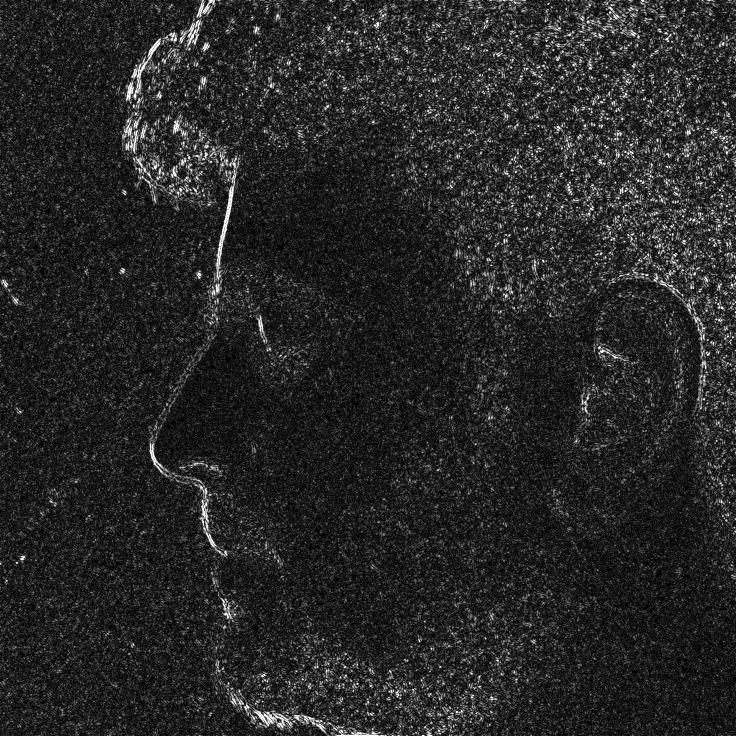
#> input picture temp_dataset/person1/person1_1.jpg, 1472 x 1472 px, found by its file name (shown at 1/2 size); its folder holds only this picture in this run
$ jupyter execute preprocessing.ipynb
#> lines starting #> are read from the running program, lines starting #| are printed output that depends on the picture
[cell 1]
import cv2
import os

folder_path = "..\Dataset\person1"

# Loop through all the images in the folder
for file_name in os.listdir(folder_path):
    # Load the image in grayscale
    img = cv2.imread(os.path.join(folder_path, file_name), cv2.IMREAD_GRAYSCALE)
#> img is the input picture: shape (1472, 1472); min 0, max 255, mean 39.1

    # Apply histogram equalization
    img = cv2.equalizeHist(img)
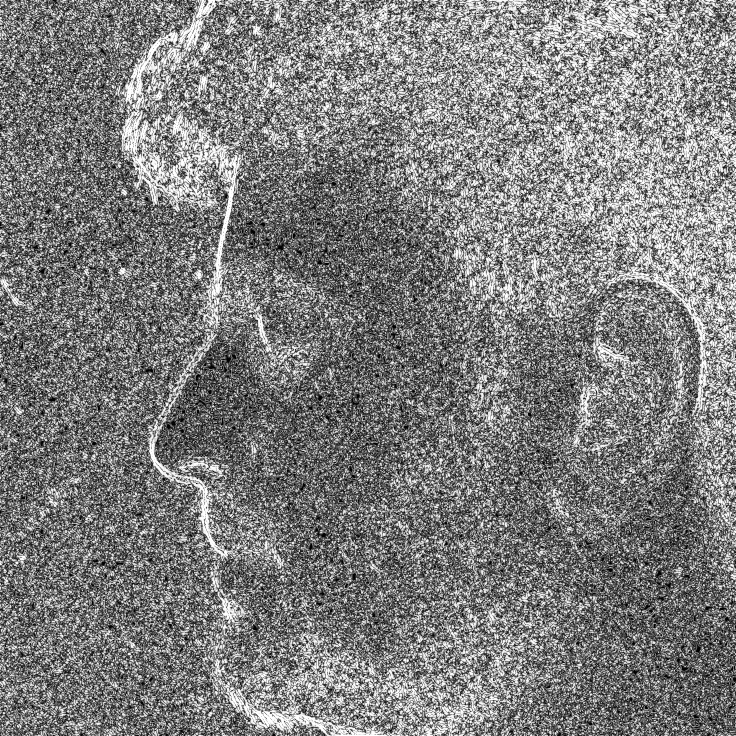
#> img: shape (1472, 1472) (shown at 1/2 size); min 0, max 255, mean 125.6

    # Apply Gaussian smoothing
    img = cv2.GaussianBlur(img, (5, 5), 0)

    # Apply rotation normalization
    # You can use a face detection algorithm to align the image based on the eyes or mouth
    # Alternatively, you can use a fixed angle for rotation normalization
    # Here's an example using a fixed angle of -45 degrees
    rows, cols = img.shape
#> rows = 1472; cols = 1472
    M = cv2.getRotationMatrix2D((cols/2, rows/2), -45, 1)
    img = cv2.warpAffine(img, M, (cols, rows))
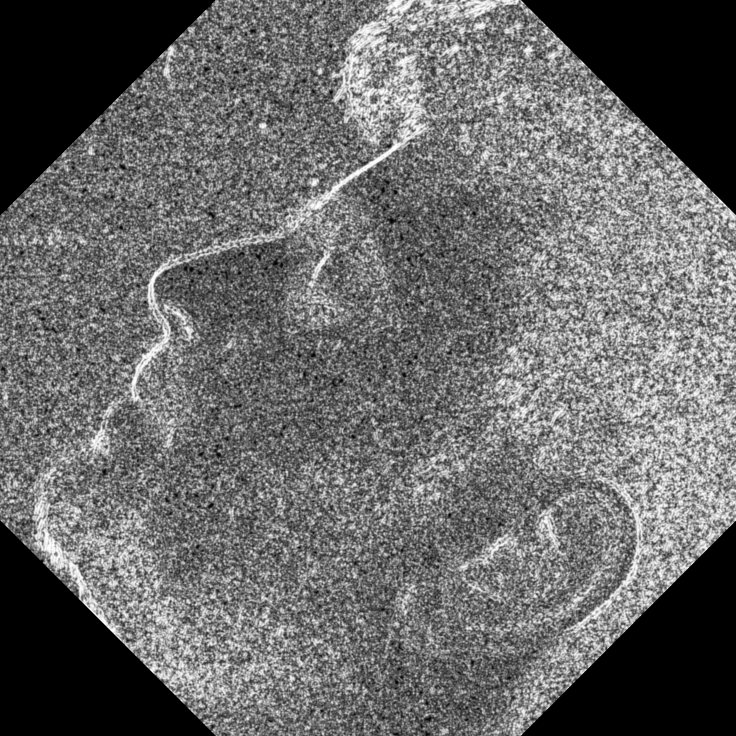
#> img: shape (1472, 1472) (shown at 1/2 size); min 0, max 255, mean 104.4

    # Apply scale normalization
    # Here's an example using a fixed size of 256x256 pixels
    img = cv2.resize(img, (256, 256))
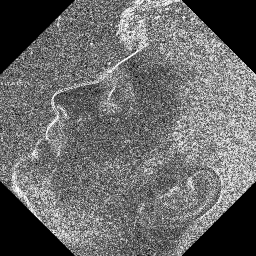
#> img: shape (256, 256); min 0, max 254, mean 104.3

    # Save the processed image with a new file name
    new_file_name = file_name.split(".")[0] + "_processed.jpg"
    cv2.imwrite(os.path.join(folder_path, new_file_name), img)
    cv2.imshow("Image", img)
    cv2.waitKey(0)
    cv2.destroyAllWindows()

$ run again, on temp_dataset/person1/person1_13.jpg
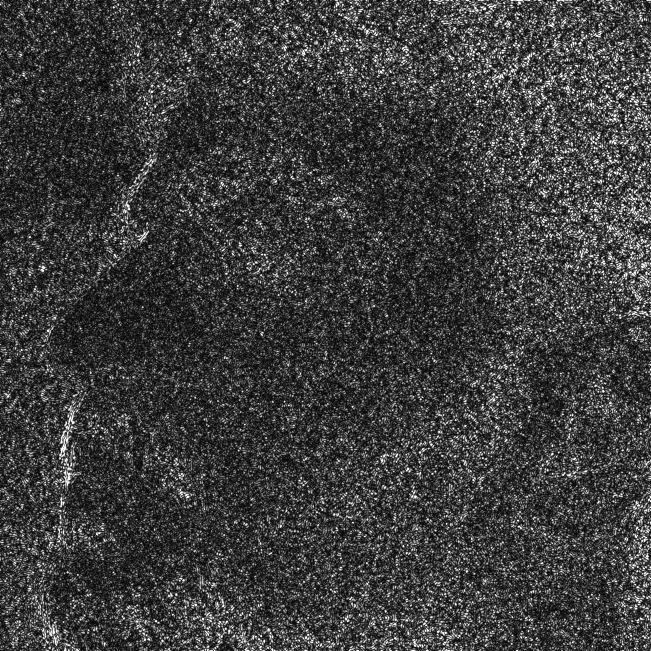
#> input picture temp_dataset/person1/person1_13.jpg, 1302 x 1302 px, found by its file name (shown at 1/2 size)
#> img is the input picture: shape (1302, 1302); min 0, max 255, mean 61.3
#> `img = cv2.equalizeHist(img)`:
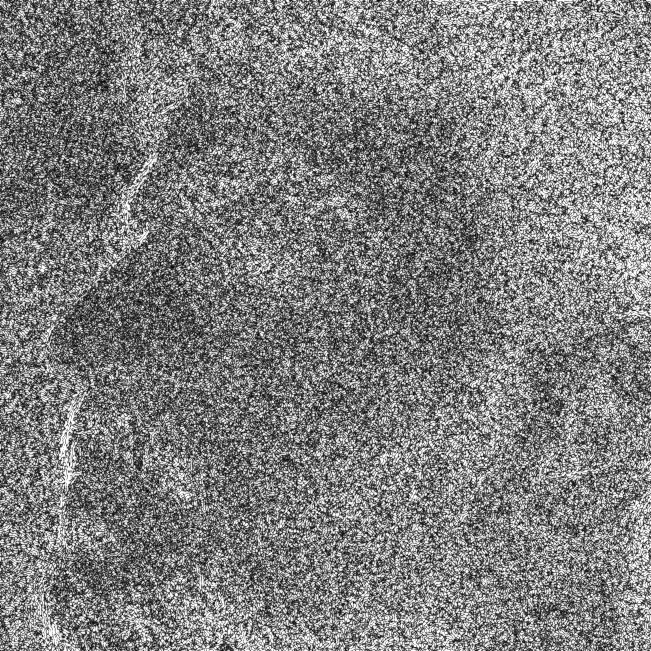
#> img: shape (1302, 1302) (shown at 1/2 size); min 0, max 255, mean 126.6
#> `img = cv2.resize(img, (256, 256))`:
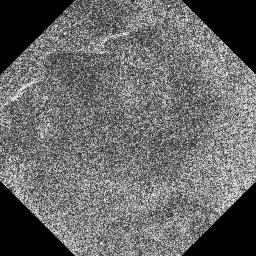
#> img: shape (256, 256); min 0, max 251, mean 103.9

$ run again, on temp_dataset/person1/person1_14.jpg
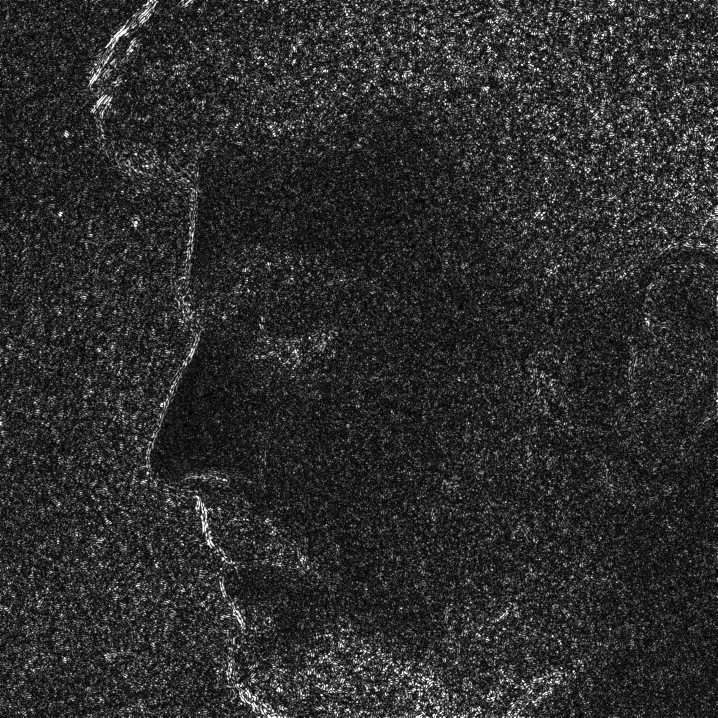
#> input picture temp_dataset/person1/person1_14.jpg, 1435 x 1435 px, found by its file name (shown at 1/2 size)
#> img is the input picture: shape (1435, 1435); min 0, max 255, mean 44.8
#> `img = cv2.equalizeHist(img)`:
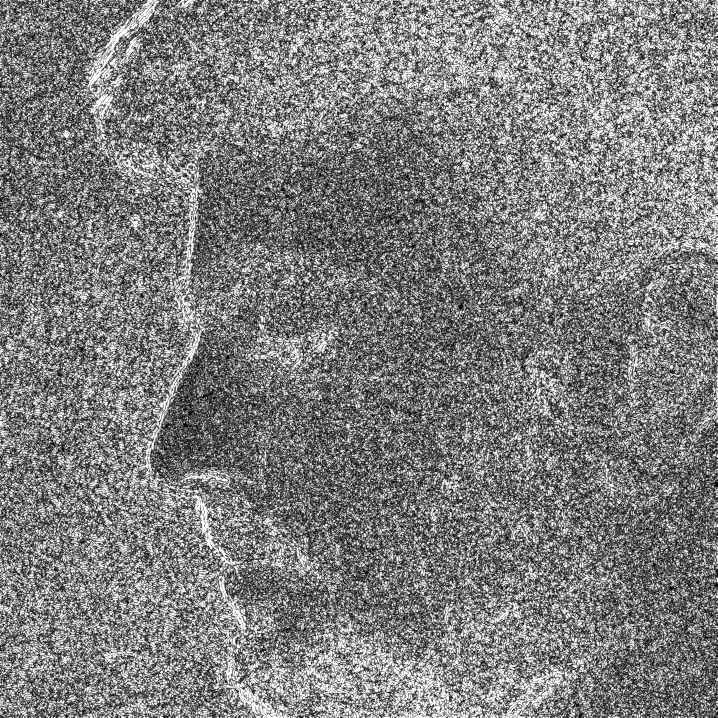
#> img: shape (1435, 1435) (shown at 1/2 size); min 0, max 255, mean 126.2
#> `img = cv2.resize(img, (256, 256))`:
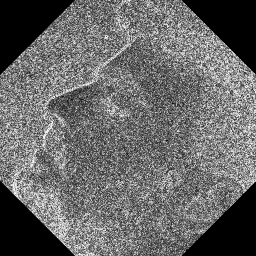
#> img: shape (256, 256); min 0, max 252, mean 103.9

$ run again, on temp_dataset/person1/person1_15.jpg
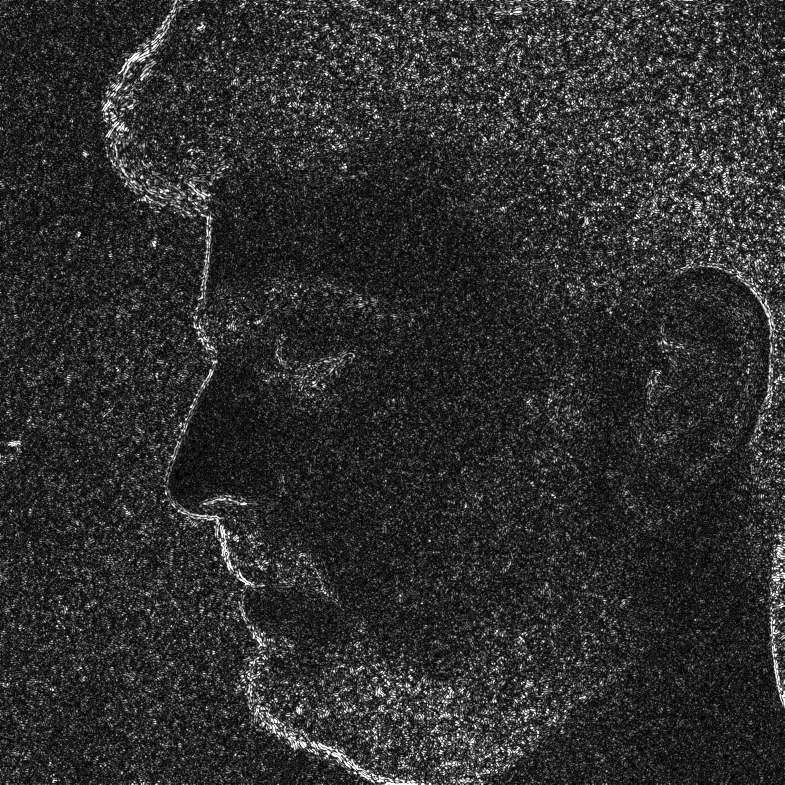
#> input picture temp_dataset/person1/person1_15.jpg, 1569 x 1569 px, found by its file name (shown at 1/2 size)
#> img is the input picture: shape (1569, 1569); min 0, max 255, mean 46.4
#> `img = cv2.warpAffine(img, M, (cols, rows))`:
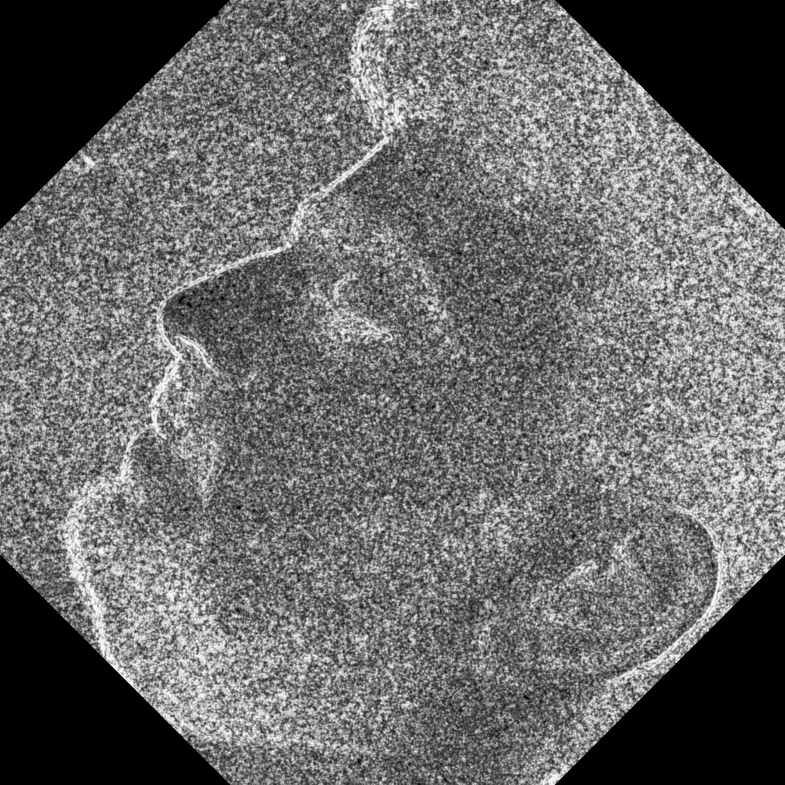
#> img: shape (1569, 1569) (shown at 1/2 size); min 0, max 255, mean 104.9
#> `img = cv2.resize(img, (256, 256))`:
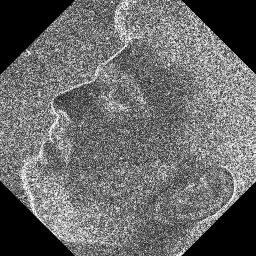
#> img: shape (256, 256); min 0, max 253, mean 104.8

$ run again, on temp_dataset/person1/person1_10.jpg
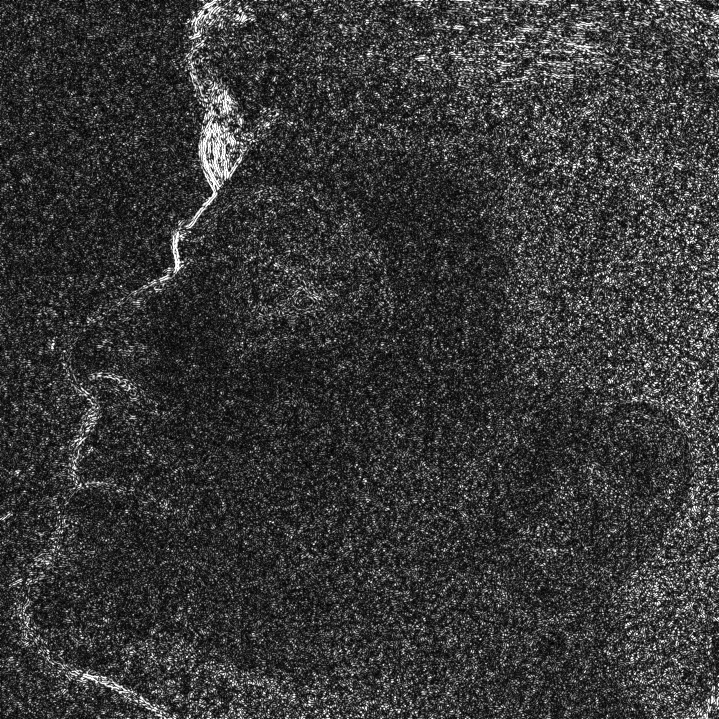
#> input picture temp_dataset/person1/person1_10.jpg, 1438 x 1438 px, found by its file name (shown at 1/2 size)
#> img is the input picture: shape (1438, 1438); min 0, max 255, mean 55.4
#> `img = cv2.equalizeHist(img)`:
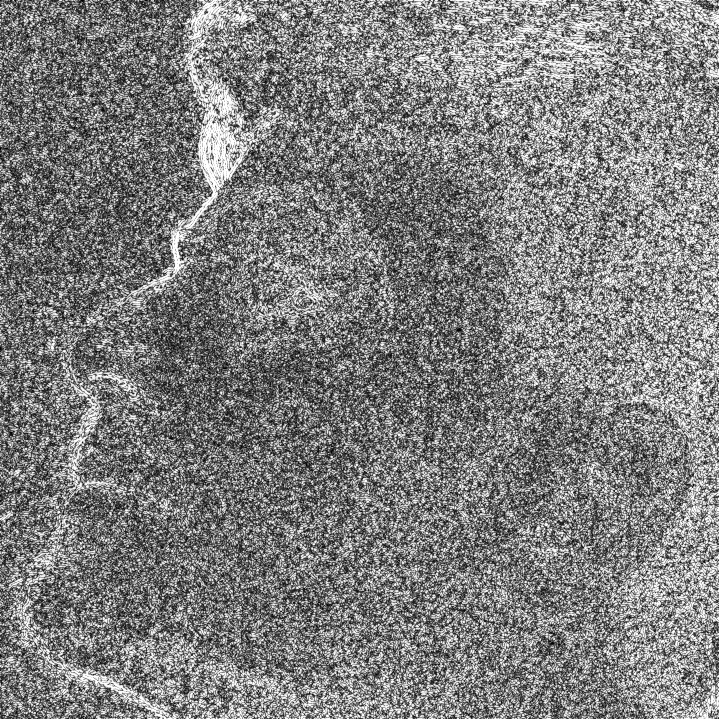
#> img: shape (1438, 1438) (shown at 1/2 size); min 0, max 255, mean 126.4
#> `img = cv2.resize(img, (256, 256))`:
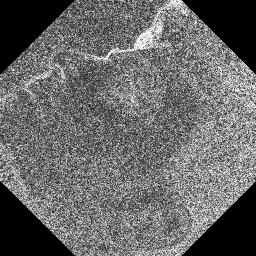
#> img: shape (256, 256); min 0, max 254, mean 103.4
